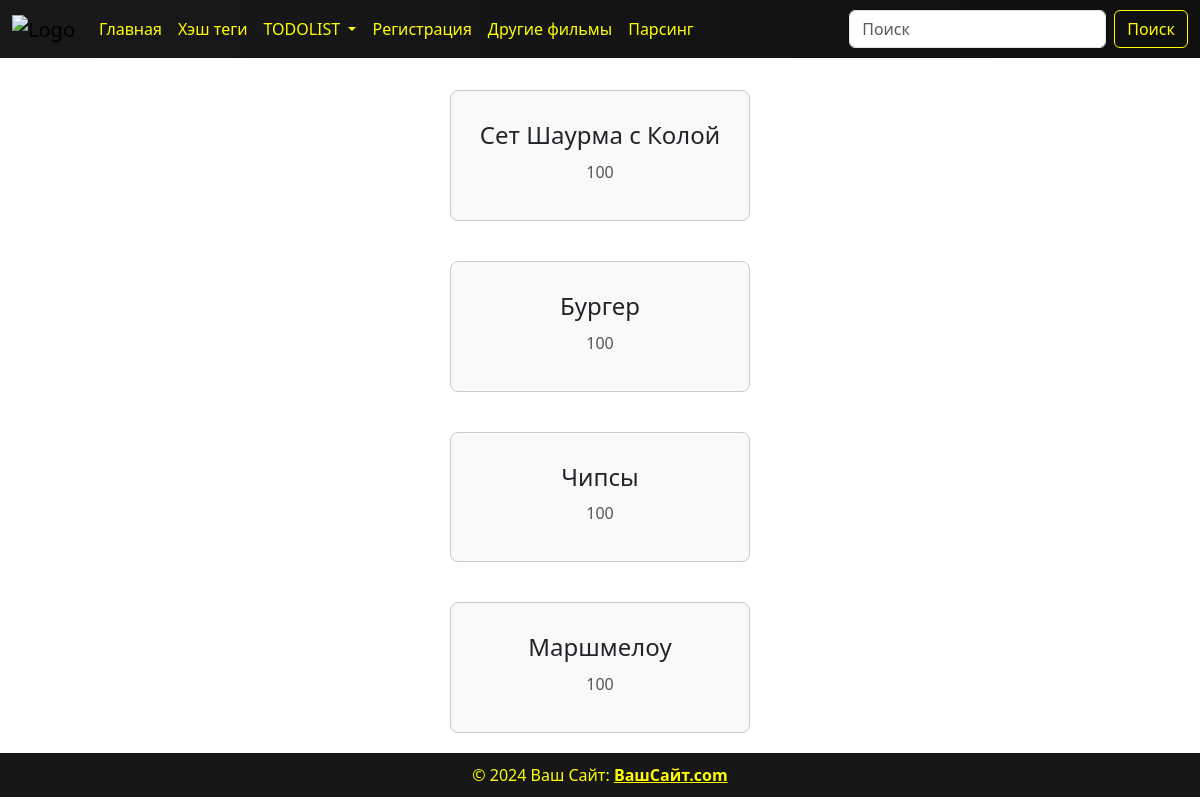
The app's page /eat_products/ with its own data.
### hastags/models.py (models this page shows, shortened)
class Product(models.Model):
    name = models.CharField(max_length=100)
    price = models.PositiveIntegerField(default=100)
    tags = models.ManyToManyField(Tag)

### hastags/views.py (the view)
# urls.py: path('eat_products/', views.eat_product, name='eat_products'),
def eat_product(request):
    if request.method == "GET":
        eat_product = models.Product.objects.filter(tags__name='Еда')
        context = {'eat_product': eat_product}
        return render(request, template_name='hastags/eat_products.html',
                      context=context)

### templates/hastags/eat_products.html
{% load static %}
{% include 'components/header.html' %}
<link rel="stylesheet" href="{% static 'css/hastags.css' %}">
<link rel="stylesheet" href="{% static 'css/show.css' %}">
    {% for i in eat_product %}
    <div class="card">
        <h1>{{ i.name }}</h1>
        <p>{{ i.price }}</p>
    </div>
    {% endfor %}
{% include 'components/footer.html' %}

### static/css/hastags.css (style rules this page uses)
.card { border: 1px solid #ccc; padding: 20px; border-radius: 8px; width: 300px; text-align: center; background-color: #f9f9f9; margin: 20px auto; }
.card h1 { font-size: 24px; margin: 10px 0; }
.card p { font-size: 16px; color: #555; }

### static/css/show.css (style rules this page uses)
body { display: flex; flex-direction: column; min-height: 100vh; padding-top: 70px; background: url("https://i.pinimg.com/736x/e3/7d/a9/e37da92d1e32051af32a81a8950733f3.jpg"); background-repeat: no-repeat; background-size: cover; background-position: center; }
.card { height: 200px; }
.card { height: auto; }

### records on screen
Product: name "Сет Шаурма с Колой", price "100"
Product: name "Бургер", price "100"
Product: name "Чипсы", price "100"
Product: name "Маршмелоу", price "100"
